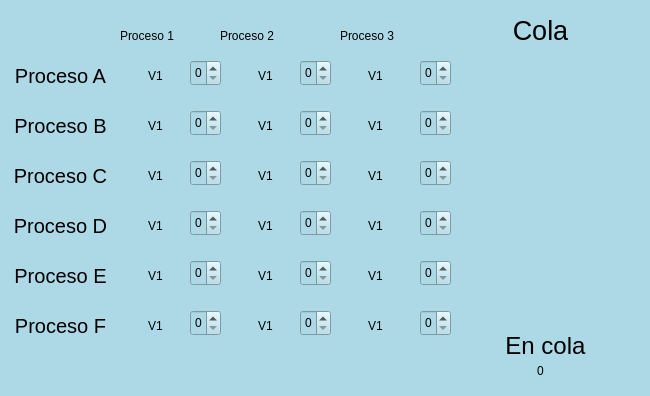
<?xml version="1.0" encoding="UTF-8"?>
<ui version="4.0">
 <class>Factory</class>
 <widget class="QWidget" name="Factory">
  <property name="geometry">
   <rect>
    <x>0</x>
    <y>0</y>
    <width>650</width>
    <height>396</height>
   </rect>
  </property>
  <property name="windowTitle">
   <string>Form</string>
  </property>
  <property name="styleSheet">
   <string notr="true">QWidget{background-color:lightblue}</string>
  </property>
  <widget class="QLabel" name="label">
   <property name="geometry">
    <rect>
     <x>490</x>
     <y>10</y>
     <width>101</width>
     <height>41</height>
    </rect>
   </property>
   <property name="font">
    <font>
     <pointsize>20</pointsize>
    </font>
   </property>
   <property name="text">
    <string>Cola</string>
   </property>
   <property name="alignment">
    <set>Qt::AlignCenter</set>
   </property>
  </widget>
  <widget class="QLabel" name="label_2">
   <property name="geometry">
    <rect>
     <x>10</x>
     <y>60</y>
     <width>101</width>
     <height>31</height>
    </rect>
   </property>
   <property name="font">
    <font>
     <pointsize>15</pointsize>
    </font>
   </property>
   <property name="text">
    <string>Proceso A</string>
   </property>
   <property name="alignment">
    <set>Qt::AlignCenter</set>
   </property>
  </widget>
  <widget class="QLabel" name="label_3">
   <property name="geometry">
    <rect>
     <x>10</x>
     <y>110</y>
     <width>101</width>
     <height>31</height>
    </rect>
   </property>
   <property name="font">
    <font>
     <pointsize>15</pointsize>
    </font>
   </property>
   <property name="text">
    <string>Proceso B</string>
   </property>
   <property name="alignment">
    <set>Qt::AlignCenter</set>
   </property>
  </widget>
  <widget class="QLabel" name="label_4">
   <property name="geometry">
    <rect>
     <x>10</x>
     <y>160</y>
     <width>101</width>
     <height>31</height>
    </rect>
   </property>
   <property name="font">
    <font>
     <pointsize>15</pointsize>
    </font>
   </property>
   <property name="text">
    <string>Proceso C</string>
   </property>
   <property name="alignment">
    <set>Qt::AlignCenter</set>
   </property>
  </widget>
  <widget class="QLabel" name="label_5">
   <property name="geometry">
    <rect>
     <x>10</x>
     <y>210</y>
     <width>101</width>
     <height>31</height>
    </rect>
   </property>
   <property name="font">
    <font>
     <pointsize>15</pointsize>
    </font>
   </property>
   <property name="text">
    <string>Proceso D</string>
   </property>
   <property name="alignment">
    <set>Qt::AlignCenter</set>
   </property>
  </widget>
  <widget class="QLabel" name="label_6">
   <property name="geometry">
    <rect>
     <x>10</x>
     <y>260</y>
     <width>101</width>
     <height>31</height>
    </rect>
   </property>
   <property name="font">
    <font>
     <pointsize>15</pointsize>
    </font>
   </property>
   <property name="text">
    <string>Proceso E</string>
   </property>
   <property name="alignment">
    <set>Qt::AlignCenter</set>
   </property>
  </widget>
  <widget class="QLabel" name="label_7">
   <property name="geometry">
    <rect>
     <x>10</x>
     <y>310</y>
     <width>101</width>
     <height>31</height>
    </rect>
   </property>
   <property name="font">
    <font>
     <pointsize>15</pointsize>
    </font>
   </property>
   <property name="text">
    <string>Proceso F</string>
   </property>
   <property name="alignment">
    <set>Qt::AlignCenter</set>
   </property>
  </widget>
  <widget class="QLabel" name="label_8">
   <property name="geometry">
    <rect>
     <x>120</x>
     <y>20</y>
     <width>71</width>
     <height>31</height>
    </rect>
   </property>
   <property name="text">
    <string>Proceso 1</string>
   </property>
  </widget>
  <widget class="QLabel" name="label_9">
   <property name="geometry">
    <rect>
     <x>220</x>
     <y>20</y>
     <width>71</width>
     <height>31</height>
    </rect>
   </property>
   <property name="text">
    <string>Proceso 2</string>
   </property>
  </widget>
  <widget class="QLabel" name="label_10">
   <property name="geometry">
    <rect>
     <x>340</x>
     <y>20</y>
     <width>71</width>
     <height>31</height>
    </rect>
   </property>
   <property name="text">
    <string>Proceso 3</string>
   </property>
  </widget>
  <widget class="QSpinBox" name="spinBox">
   <property name="geometry">
    <rect>
     <x>190</x>
     <y>60</y>
     <width>31</width>
     <height>26</height>
    </rect>
   </property>
  </widget>
  <widget class="QSpinBox" name="spinBox_2">
   <property name="geometry">
    <rect>
     <x>190</x>
     <y>110</y>
     <width>31</width>
     <height>26</height>
    </rect>
   </property>
  </widget>
  <widget class="QSpinBox" name="spinBox_3">
   <property name="geometry">
    <rect>
     <x>190</x>
     <y>160</y>
     <width>31</width>
     <height>26</height>
    </rect>
   </property>
  </widget>
  <widget class="QSpinBox" name="spinBox_4">
   <property name="geometry">
    <rect>
     <x>190</x>
     <y>210</y>
     <width>31</width>
     <height>26</height>
    </rect>
   </property>
  </widget>
  <widget class="QSpinBox" name="spinBox_5">
   <property name="geometry">
    <rect>
     <x>190</x>
     <y>260</y>
     <width>31</width>
     <height>26</height>
    </rect>
   </property>
  </widget>
  <widget class="QSpinBox" name="spinBox_6">
   <property name="geometry">
    <rect>
     <x>190</x>
     <y>310</y>
     <width>31</width>
     <height>26</height>
    </rect>
   </property>
  </widget>
  <widget class="QSpinBox" name="spinBox_7">
   <property name="geometry">
    <rect>
     <x>300</x>
     <y>60</y>
     <width>31</width>
     <height>26</height>
    </rect>
   </property>
  </widget>
  <widget class="QSpinBox" name="spinBox_8">
   <property name="geometry">
    <rect>
     <x>300</x>
     <y>110</y>
     <width>31</width>
     <height>26</height>
    </rect>
   </property>
  </widget>
  <widget class="QSpinBox" name="spinBox_9">
   <property name="geometry">
    <rect>
     <x>300</x>
     <y>160</y>
     <width>31</width>
     <height>26</height>
    </rect>
   </property>
  </widget>
  <widget class="QSpinBox" name="spinBox_10">
   <property name="geometry">
    <rect>
     <x>300</x>
     <y>210</y>
     <width>31</width>
     <height>26</height>
    </rect>
   </property>
  </widget>
  <widget class="QSpinBox" name="spinBox_11">
   <property name="geometry">
    <rect>
     <x>300</x>
     <y>260</y>
     <width>31</width>
     <height>26</height>
    </rect>
   </property>
  </widget>
  <widget class="QSpinBox" name="spinBox_12">
   <property name="geometry">
    <rect>
     <x>300</x>
     <y>310</y>
     <width>31</width>
     <height>26</height>
    </rect>
   </property>
  </widget>
  <widget class="QSpinBox" name="spinBox_13">
   <property name="geometry">
    <rect>
     <x>420</x>
     <y>60</y>
     <width>31</width>
     <height>26</height>
    </rect>
   </property>
  </widget>
  <widget class="QSpinBox" name="spinBox_14">
   <property name="geometry">
    <rect>
     <x>420</x>
     <y>110</y>
     <width>31</width>
     <height>26</height>
    </rect>
   </property>
  </widget>
  <widget class="QSpinBox" name="spinBox_15">
   <property name="geometry">
    <rect>
     <x>420</x>
     <y>160</y>
     <width>31</width>
     <height>26</height>
    </rect>
   </property>
  </widget>
  <widget class="QSpinBox" name="spinBox_16">
   <property name="geometry">
    <rect>
     <x>420</x>
     <y>210</y>
     <width>31</width>
     <height>26</height>
    </rect>
   </property>
  </widget>
  <widget class="QSpinBox" name="spinBox_17">
   <property name="geometry">
    <rect>
     <x>420</x>
     <y>260</y>
     <width>31</width>
     <height>26</height>
    </rect>
   </property>
  </widget>
  <widget class="QSpinBox" name="spinBox_18">
   <property name="geometry">
    <rect>
     <x>420</x>
     <y>310</y>
     <width>31</width>
     <height>26</height>
    </rect>
   </property>
  </widget>
  <widget class="QLabel" name="label_11">
   <property name="geometry">
    <rect>
     <x>140</x>
     <y>60</y>
     <width>31</width>
     <height>31</height>
    </rect>
   </property>
   <property name="text">
    <string>V1</string>
   </property>
   <property name="alignment">
    <set>Qt::AlignCenter</set>
   </property>
  </widget>
  <widget class="QLabel" name="label_12">
   <property name="geometry">
    <rect>
     <x>140</x>
     <y>110</y>
     <width>31</width>
     <height>31</height>
    </rect>
   </property>
   <property name="text">
    <string>V1</string>
   </property>
   <property name="alignment">
    <set>Qt::AlignCenter</set>
   </property>
  </widget>
  <widget class="QLabel" name="label_13">
   <property name="geometry">
    <rect>
     <x>140</x>
     <y>160</y>
     <width>31</width>
     <height>31</height>
    </rect>
   </property>
   <property name="text">
    <string>V1</string>
   </property>
   <property name="alignment">
    <set>Qt::AlignCenter</set>
   </property>
  </widget>
  <widget class="QLabel" name="label_14">
   <property name="geometry">
    <rect>
     <x>140</x>
     <y>210</y>
     <width>31</width>
     <height>31</height>
    </rect>
   </property>
   <property name="text">
    <string>V1</string>
   </property>
   <property name="alignment">
    <set>Qt::AlignCenter</set>
   </property>
  </widget>
  <widget class="QLabel" name="label_15">
   <property name="geometry">
    <rect>
     <x>140</x>
     <y>260</y>
     <width>31</width>
     <height>31</height>
    </rect>
   </property>
   <property name="text">
    <string>V1</string>
   </property>
   <property name="alignment">
    <set>Qt::AlignCenter</set>
   </property>
  </widget>
  <widget class="QLabel" name="label_16">
   <property name="geometry">
    <rect>
     <x>140</x>
     <y>310</y>
     <width>31</width>
     <height>31</height>
    </rect>
   </property>
   <property name="text">
    <string>V1</string>
   </property>
   <property name="alignment">
    <set>Qt::AlignCenter</set>
   </property>
  </widget>
  <widget class="QLabel" name="label_17">
   <property name="geometry">
    <rect>
     <x>250</x>
     <y>60</y>
     <width>31</width>
     <height>31</height>
    </rect>
   </property>
   <property name="text">
    <string>V1</string>
   </property>
   <property name="alignment">
    <set>Qt::AlignCenter</set>
   </property>
  </widget>
  <widget class="QLabel" name="label_18">
   <property name="geometry">
    <rect>
     <x>250</x>
     <y>110</y>
     <width>31</width>
     <height>31</height>
    </rect>
   </property>
   <property name="text">
    <string>V1</string>
   </property>
   <property name="alignment">
    <set>Qt::AlignCenter</set>
   </property>
  </widget>
  <widget class="QLabel" name="label_19">
   <property name="geometry">
    <rect>
     <x>250</x>
     <y>160</y>
     <width>31</width>
     <height>31</height>
    </rect>
   </property>
   <property name="text">
    <string>V1</string>
   </property>
   <property name="alignment">
    <set>Qt::AlignCenter</set>
   </property>
  </widget>
  <widget class="QLabel" name="label_20">
   <property name="geometry">
    <rect>
     <x>250</x>
     <y>210</y>
     <width>31</width>
     <height>31</height>
    </rect>
   </property>
   <property name="text">
    <string>V1</string>
   </property>
   <property name="alignment">
    <set>Qt::AlignCenter</set>
   </property>
  </widget>
  <widget class="QLabel" name="label_21">
   <property name="geometry">
    <rect>
     <x>250</x>
     <y>260</y>
     <width>31</width>
     <height>31</height>
    </rect>
   </property>
   <property name="text">
    <string>V1</string>
   </property>
   <property name="alignment">
    <set>Qt::AlignCenter</set>
   </property>
  </widget>
  <widget class="QLabel" name="label_22">
   <property name="geometry">
    <rect>
     <x>250</x>
     <y>310</y>
     <width>31</width>
     <height>31</height>
    </rect>
   </property>
   <property name="text">
    <string>V1</string>
   </property>
   <property name="alignment">
    <set>Qt::AlignCenter</set>
   </property>
  </widget>
  <widget class="QLabel" name="label_23">
   <property name="geometry">
    <rect>
     <x>360</x>
     <y>60</y>
     <width>31</width>
     <height>31</height>
    </rect>
   </property>
   <property name="text">
    <string>V1</string>
   </property>
   <property name="alignment">
    <set>Qt::AlignCenter</set>
   </property>
  </widget>
  <widget class="QLabel" name="label_24">
   <property name="geometry">
    <rect>
     <x>360</x>
     <y>110</y>
     <width>31</width>
     <height>31</height>
    </rect>
   </property>
   <property name="text">
    <string>V1</string>
   </property>
   <property name="alignment">
    <set>Qt::AlignCenter</set>
   </property>
  </widget>
  <widget class="QLabel" name="label_25">
   <property name="geometry">
    <rect>
     <x>360</x>
     <y>160</y>
     <width>31</width>
     <height>31</height>
    </rect>
   </property>
   <property name="text">
    <string>V1</string>
   </property>
   <property name="alignment">
    <set>Qt::AlignCenter</set>
   </property>
  </widget>
  <widget class="QLabel" name="label_26">
   <property name="geometry">
    <rect>
     <x>360</x>
     <y>210</y>
     <width>31</width>
     <height>31</height>
    </rect>
   </property>
   <property name="text">
    <string>V1</string>
   </property>
   <property name="alignment">
    <set>Qt::AlignCenter</set>
   </property>
  </widget>
  <widget class="QLabel" name="label_27">
   <property name="geometry">
    <rect>
     <x>360</x>
     <y>260</y>
     <width>31</width>
     <height>31</height>
    </rect>
   </property>
   <property name="text">
    <string>V1</string>
   </property>
   <property name="alignment">
    <set>Qt::AlignCenter</set>
   </property>
  </widget>
  <widget class="QLabel" name="label_28">
   <property name="geometry">
    <rect>
     <x>360</x>
     <y>310</y>
     <width>31</width>
     <height>31</height>
    </rect>
   </property>
   <property name="text">
    <string>V1</string>
   </property>
   <property name="alignment">
    <set>Qt::AlignCenter</set>
   </property>
  </widget>
  <widget class="QLabel" name="label_29">
   <property name="geometry">
    <rect>
     <x>490</x>
     <y>330</y>
     <width>111</width>
     <height>31</height>
    </rect>
   </property>
   <property name="font">
    <font>
     <pointsize>18</pointsize>
    </font>
   </property>
   <property name="text">
    <string>En cola</string>
   </property>
   <property name="alignment">
    <set>Qt::AlignCenter</set>
   </property>
  </widget>
  <widget class="QLabel" name="label_30">
   <property name="geometry">
    <rect>
     <x>500</x>
     <y>70</y>
     <width>91</width>
     <height>21</height>
    </rect>
   </property>
   <property name="text">
    <string/>
   </property>
   <property name="alignment">
    <set>Qt::AlignCenter</set>
   </property>
  </widget>
  <widget class="QLabel" name="label_31">
   <property name="geometry">
    <rect>
     <x>500</x>
     <y>110</y>
     <width>91</width>
     <height>21</height>
    </rect>
   </property>
   <property name="text">
    <string/>
   </property>
   <property name="alignment">
    <set>Qt::AlignCenter</set>
   </property>
  </widget>
  <widget class="QLabel" name="label_32">
   <property name="geometry">
    <rect>
     <x>500</x>
     <y>150</y>
     <width>91</width>
     <height>21</height>
    </rect>
   </property>
   <property name="text">
    <string/>
   </property>
   <property name="alignment">
    <set>Qt::AlignCenter</set>
   </property>
  </widget>
  <widget class="QLabel" name="label_33">
   <property name="geometry">
    <rect>
     <x>500</x>
     <y>190</y>
     <width>91</width>
     <height>21</height>
    </rect>
   </property>
   <property name="text">
    <string/>
   </property>
   <property name="alignment">
    <set>Qt::AlignCenter</set>
   </property>
  </widget>
  <widget class="QLabel" name="label_34">
   <property name="geometry">
    <rect>
     <x>500</x>
     <y>230</y>
     <width>91</width>
     <height>21</height>
    </rect>
   </property>
   <property name="text">
    <string/>
   </property>
   <property name="alignment">
    <set>Qt::AlignCenter</set>
   </property>
  </widget>
  <widget class="QLabel" name="label_35">
   <property name="geometry">
    <rect>
     <x>500</x>
     <y>270</y>
     <width>91</width>
     <height>21</height>
    </rect>
   </property>
   <property name="text">
    <string/>
   </property>
   <property name="alignment">
    <set>Qt::AlignCenter</set>
   </property>
  </widget>
  <widget class="QLabel" name="label_36">
   <property name="geometry">
    <rect>
     <x>500</x>
     <y>310</y>
     <width>91</width>
     <height>21</height>
    </rect>
   </property>
   <property name="text">
    <string/>
   </property>
   <property name="alignment">
    <set>Qt::AlignCenter</set>
   </property>
  </widget>
  <widget class="QLabel" name="label_37">
   <property name="geometry">
    <rect>
     <x>520</x>
     <y>360</y>
     <width>41</width>
     <height>21</height>
    </rect>
   </property>
   <property name="text">
    <string>0</string>
   </property>
   <property name="alignment">
    <set>Qt::AlignCenter</set>
   </property>
  </widget>
 </widget>
 <resources/>
 <connections/>
</ui>
